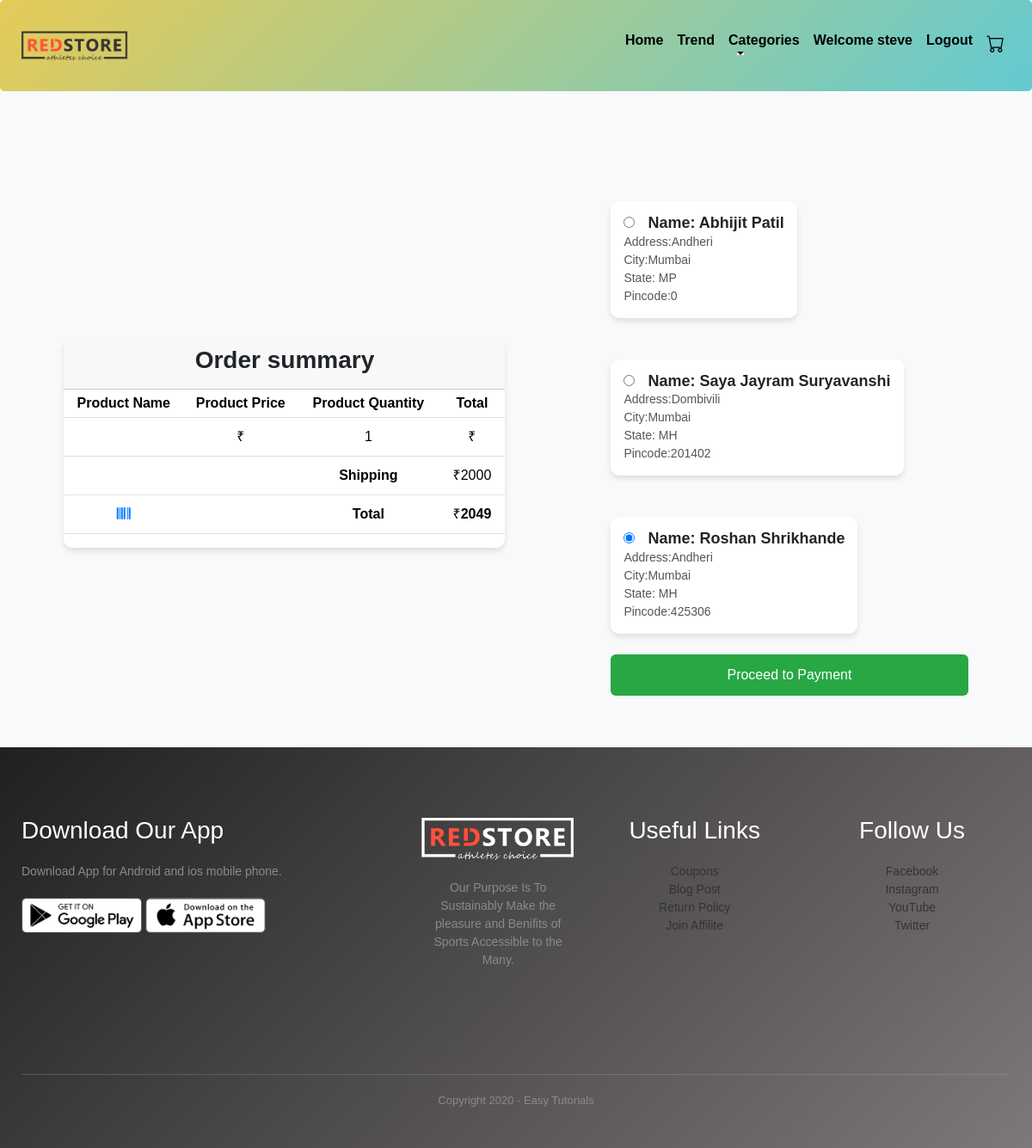
Screenshot of /buynow/5 (signed in) with the database file from the repository.
### core/models.py (models this page shows, shortened)
class CustomerDetail(models.Model):
    STATE_CHOICES = [
        ('AP', 'Andhra Pradesh'),
        ('AR', 'Arunachal Pradesh'),
        ('AS', 'Assam'),
        ('BR', 'Bihar'),
        ('CT', 'Chhattisgarh'),
        ('GA', 'Goa'),
        ('GJ', 'Gujarat'),
        ('HR', 'Haryana'),
        ('HP', 'Himachal Pradesh'),
        ('JH', 'Jharkhand'),
        ('KA', 'Karnataka'),
        ('KL', 'Kerala'),
        ('MP', 'Madhya Pradesh'),
        ('MH', 'Maharashtra'),
        ('MN', 'Manipur'),
        ('ML', 'Meghalaya'),
        ('MZ', 'Mizoram'),
        ('NL', 'Nagaland'),
        ('OR', 'Odisha'),
        ('PB', 'Punjab'),
        ('RJ', 'Rajasthan'),
        ('SK', 'Sikkim'),
        ('TN', 'Tamil Nadu'),
        ('TG', 'Telangana'),
        ('TR', 'Tripura'),
        ('UP', 'Uttar Pradesh'),
        ('UK', 'Uttarakhand'),
        ('WB', 'West Bengal'),
        ('AN', 'Andaman and Nicobar Islands'),
        ('CH', 'Chandigarh'),
        ('DN', 'Dadra and Nagar Haveli and Daman and Diu'),
        ('DL', 'Delhi'),
        ('JK', 'Jammu and Kashmir'),
        ('LA', 'Ladakh'),
        ('LD', 'Lakshadweep'),
        ('PY', 'Puducherry'),
    ]
    user = models.ForeignKey(User, on_delete=models.CASCADE)  # we have created Many-to-one relationship i.e multiple address can be done by one user
    name = models.CharField(max_length=100)
    address = models.CharField(max_length=100)
    city = models.CharField(max_length=100)
    state = models.CharField(max_length=2, choices=STATE_CHOICES)
    pincode = models.IntegerField(
        default=0,
        blank=True,
        null=True,
    )

### core/views.py (the view)
# urls.py: path('buynow/<int:id>',views.buynow,name='buynow'),
@login_required(login_url='login')
def buynow(request,id):
    de = E_com.objects.get(pk=id)     # cart_items will fetch product of current user, and show product available in the cart of the current user.
    delhivery_charge =2000
    final_price= delhivery_charge + de.discounted_price
    address = CustomerDetail.objects.filter(user=request.user)
    return render(request, 'core/buynow.html', {'final_price':final_price,'address':address,'de':de})

### core/templates/core/buynow.html (shortened to what this page needs)
{% extends "core/base.html" %}
{% block content %}
<div class="container">
    <div class="row">
        <div class="col-sm-6 mt-5">
            <div class="container">
                    <div class="row">
                        <div class="col-md-12 mt-5">
                            <div class="card ">
                                <div class="card-header">
                                    <h3 class="text-xs-center"><strong>Order summary</strong></h3>
                                </div>
                                <div class="card-block">
                                    <div class="table-responsive">
                                        <table class="table table-sm">
                                            <thead>
                                                <tr>
                                                    <td><strong>Product Name</strong></td>
                                                    <td class="text-xs-center"><strong>Product Price</strong></td>
                                                    <td class="text-xs-center"><strong>Product Quantity</strong></td>
                                                    <td class="text-xs-right"><strong>Total</strong></td>
                                                </tr>
                                            </thead>
                                            <tbody>
                                                <tr>
                                                    <td>{{product.name}}</td>
                                                    <td class="text-xs-center">₹{{product.discounted_price}}</td>
                                                    <td class="text-xs-center">1</td>
                                                    <td class="text-xs-right">₹{{product.discounted_price}}</td>
                                                </tr>
                                                <tr>
                                                    <td class="emptyrow"></td>
                                                    <td class="emptyrow"></td>
                                                    <td class="emptyrow text-xs-center"><strong>Shipping</strong></td>
                                                    <td class="emptyrow text-xs-right">₹2000</td>
                                                </tr>
                                                <tr>
                                                    <td class="emptyrow"><i class="fa fa-barcode iconbig"></i></td>
                                                    <td class="emptyrow"></td>
                                                    <td class="emptyrow text-xs-center"><strong>Total</strong></td>
                                                    <td class="emptyrow text-xs-right">₹<b>{{final_price}}</b></td>
                                                </tr>
                                            </tbody>
                                        </table>
                                    </div>
                                </div>
                            </div>
                        </div>
                    </div>
                </div>
        </div>
        <div class="col-sm-5 mt-5">
                <div class="container">
                    <div class="row">
                        <div class="col-sm-12 mt-3">
                          <form method="post" action="{% url 'buynowpayment' de.id %}">
                                    {% for add in address %}
                                    <label >
                                        <div class="card flex-md-row mb-4 box-shadow h-md-250 mt-4 ml-4">
                                            <div class="card-body d-flex flex-column align-items-start">
                                                <h3 class="mb-0">
                                                    <input type="radio" name="buynow_selected_address" value="{{ add.id }}" checked>
                                                Name: {{add.name}}
                                            </h3>
                                            <p class="card-text mb-auto">Address:{{add.address}} </p>
                                            <p class="card-text mb-auto">City:{{add.city}} </p>
                                            <p class="card-text mb-auto">State: {{add.state}} </p>
                                            <p class="card-text mb-auto">Pincode:{{add.pincode}} </p>
                                            </div>
                                        </div>
                                    </label>
                                    {% endfor %}
                                       <input type="submit" class="btn btn-primary" value="Proceed to Payment">
                            </form>
                        </div>
                    </div>
                </div>
        </div>
    </div>
</div>
{% endblock content %}

### core/templates/core/navbar.html (shortened to what this page needs)
<!DOCTYPE html>
{% load static %}
<html lang="en">
<head>
    <link rel="stylesheet" href="https://cdnjs.cloudflare.com/ajax/libs/font-awesome/4.7.0/css/font-awesome.css" />
    <link rel="stylesheet" href="{% static 'core/css/bootstrap.min.css' %}">
    <link rel="stylesheet" href="{% static 'core/css/style.css' %}">
    <link rel="stylesheet" href="https://cdnjs.cloudflare.com/ajax/libs/font-awesome/6.0.0/css/all.min.css">
    <link rel="stylesheet" href="https://cdn.jsdelivr.net/npm/bootstrap-icons@1.11.1/font/bootstrap-icons.css">
</head>
<body>
<nav class="navbar navbar-expand-lg navbar-light bg-light px-4">
    <a class="navbar-brand" href="{% url 'index' %}">
        <img src="{% static 'core/images/logo.png' %}" width="125px" alt="Logo">
    </a>
    <div class="collapse navbar-collapse" id="navbarSupportedContent">
        <ul class="navbar-nav ms-auto mb-2 mb-lg-0">
            <li class="nav-item">
                <a class="nav-link" href="{% url 'index' %}">Home</a>
            </li>
            <li class="nav-item">
                <a class="nav-link" href="{% url 'products' %}">Trend</a>
            </li>
            <li class="nav-item dropdown">
                <a class="nav-link dropdown-toggle" href="#" id="navbarDropdown" role="button"
                   data-bs-toggle="dropdown" aria-expanded="false">
                    Categories
                </a>
            </li>
            {% if request.user.is_authenticated %}
                <li class="nav-item active">
                    <a class="nav-link" href="{% url 'profile' %}">Welcome {{ request.user.first_name }}</a>
                </li>
                <li class="nav-item">
                    <a class="nav-link" href="{% url 'logout' %}">Logout</a>
                </li>
            {% endif %}
            <li class="nav-item">
                <a class="nav-link" href="{% url 'viewcart' %}">
                    <i class="bi bi-cart"></i>
                </a>
            </li>
        </ul>
    </div>
</nav>
</body>
</html>

### core/static/core/css/style.css (style rules this page uses)
* { margin: 0; padding: 0; box-sizing: border-box; }
body { font-family: 'Poppins', sans-serif; background-color: #fff; color: #333; }
a { text-decoration: none; color: inherit; }
.navbar { display: flex; align-items: center; justify-content: space-between; flex-wrap: wrap; background: linear-gradient(135deg, #e6cb57, #63cad1); padding: 15px 20px; border-radius: 5px; position: relative; }
.nav-link { color: #000; text-decoration: none; padding: 10px 14px; transition: all 0.3s ease; border-radius: 8px; position: relative; margin-top: 10px; font-weight: 600; }
.nav-item.dropdown { position: relative; }
p { color: #555; }
.container { max-width: 1300px; margin: auto; padding-left: 25px; padding-right: 25px; }
.row { display: flex; align-items: center; flex-wrap: wrap; justify-content: space-around; }
ul { list-style-type: none; padding: 0; }
body { font-family: Arial, sans-serif; background-color: #f8f9fa; }
.container { margin-top: 20px; }
.card { border: none; border-radius: 10px; overflow: hidden; transition: transform 0.3s ease-in-out, box-shadow 0.3s ease-in-out; box-shadow: 0 4px 6px rgba(0, 0, 0, 0.1); }
.card-body { text-align: center; padding: 15px; }

### core/static/core/css/viewcart.css (style rules this page uses)
body { font-family: 'Arial', sans-serif; background-color: #f8f9fa; margin: 0; padding: 0; }
.card { border: none; border-radius: 10px; box-shadow: 0px 4px 8px rgba(0, 0, 0, 0.1); }
.card-body { padding: 20px; }

### core/static/core/css/checkout.css (style rules this page uses)
body { font-family: Arial, sans-serif; background-color: #f8f9fa; }
.container { margin-top: 20px; }
.card { border-radius: 10px; box-shadow: 0 4px 6px rgba(0, 0, 0, 0.1); transition: transform 0.3s ease-in-out, box-shadow 0.3s ease-in-out; margin-bottom: 20px; }
.card-header { background-color: #007bff; color: white; text-align: center; font-size: 20px; font-weight: bold; }
.table { margin-bottom: 0; }
.table thead tr { background-color: #007bff; color: white; text-align: center; }
.table tbody tr td { padding: 10px; vertical-align: middle; text-align: center; }
.emptyrow { border-top: none; }
.iconbig { font-size: 2rem; color: #007bff; }
.btn-primary { width: 100%; padding: 10px; font-size: 16px; border-radius: 5px; background-color: #007bff; border: none; transition: background-color 0.3s; }
.card-body input[type="radio"] { margin-right: 10px; }
.card-body h3 { font-size: 18px; font-weight: bold; }
.card-text { font-size: 14px; color: #555; }

### core/static/core/css/login.css (style rules this page uses)
input[type="submit"] { background-color: #28a745; color: white; padding: 12px; border: none; border-radius: 6px; width: 100%; cursor: pointer; font-size: 16px; transition: background-color 0.3s; }

### core/static/core/css/products.css (style rules this page uses)
.row { display: flex; flex-wrap: wrap; justify-content: space-between; margin-bottom: 30px; }

### core/static/core/css/sidebar.css (style rules this page uses)
.nav-item { margin-bottom: 15px; }
.nav-link { position: relative; display: flex; align-items: center; color: #333; text-decoration: none; padding: 12px 14px; border-radius: 8px; font-size: 16px; transition: all 0.4s ease; overflow: hidden; }
.nav-link::after { content: ""; position: absolute; bottom: 5px; left: 14px; width: 0; height: 2px; background-color: #fff; transition: width 0.3s ease-in-out; }

### rows the page displays
CustomerDetail: name "Abhijit Patil", address "Andheri", city "Mumbai", state "MP", pincode "0"
CustomerDetail: name "Saya Jayram Suryavanshi", address "Dombivili", city "Mumbai", state "MH", pincode "201402"
CustomerDetail: name "Roshan Shrikhande", address "Andheri", city "Mumbai", state "MH", pincode "425306"

### other values shown
{{ request.user.first_name }} "steve"
{{ final_price }} "2049"
